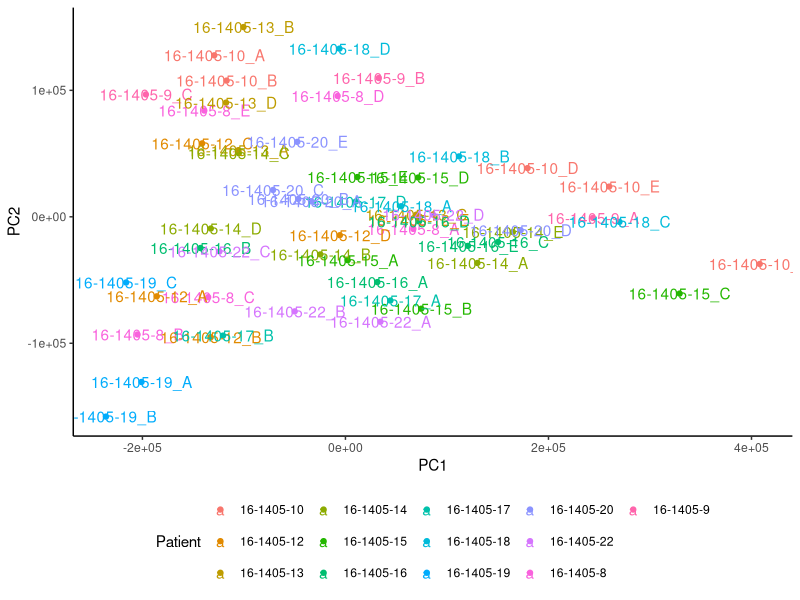

Generate this figure with R:
## ---- chunk 1
knitr::opts_chunk$set(echo = TRUE)
library(tidyverse)
library(kableExtra)
library(edgeR)
## ---- chunk 2
df <- read.csv("../inst/data/sample_data.csv")
head(df)%>%
  kable()%>%
  kable_styling()%>%
  scroll_box(height = "300px")
## ---- chunk 3
meta.data <- df[, 1:4]%>% mutate_if(is.character, as.factor)
meta.data$Patient <- factor(gsub("_.*", "", meta.data$Sample))
meta.data$Visit <- factor(meta.data$Visit, levels = c("Wk 0", "Wk 2-4", "Wk 6", "Wk 12-19",  "Wk 25-28", "Wk 29-32", "Wk 33-36" ))

meta.data%>%summary()
## ---- chunk 4
counts <- as.matrix(t(df[, c(5: ncol(df))]))

# sum up replicates
y <- DGEList(counts, samples = meta.data)
y <- sumTechReps(y, ID = meta.data$Sample)

design <- model.matrix(~ Visit + Patient, data = y$samples)


# keep population that has at least 200 cells
keep <- filterByExpr(y, group = meta.data$Patient, min.count = 200)
y <- y[keep, , keep.lib.sizes = FALSE]
y <- calcNormFactors(y)
## ---- chunk 5
PCA <- prcomp(t(y$counts))

data.frame(PCA$x[, 1:2],
             y$samples) %>%
  ggplot(aes(PC1, PC2, color = Patient))+
  geom_point()+
  geom_text(aes(label = Sample))+
  theme_classic()+
  theme(legend.position = "bottom")
## ---- chunk 6
colnames(design)[1:7]

## ---- chunk 7
y <- estimateDisp(y, design = design, trend.method = NULL, robust = T)
fit <- glmFit(y, design = y$design)

res <- list()
for (i in 2:7) { 
  contrast <- rep(0, ncol(y$design))
  contrast[i] <- 1 # set contrast
  lrt <- glmLRT(fit, contrast = contrast)
  top <- edgeR::topTags(lrt, n = Inf, adjust.method = "BH", sort.by = "none")
  
  res[[colnames(y$design)[[i]]]] <- top[top$table$PValue < 0.05 & top$table$FDR < 0.2, ]
  }
